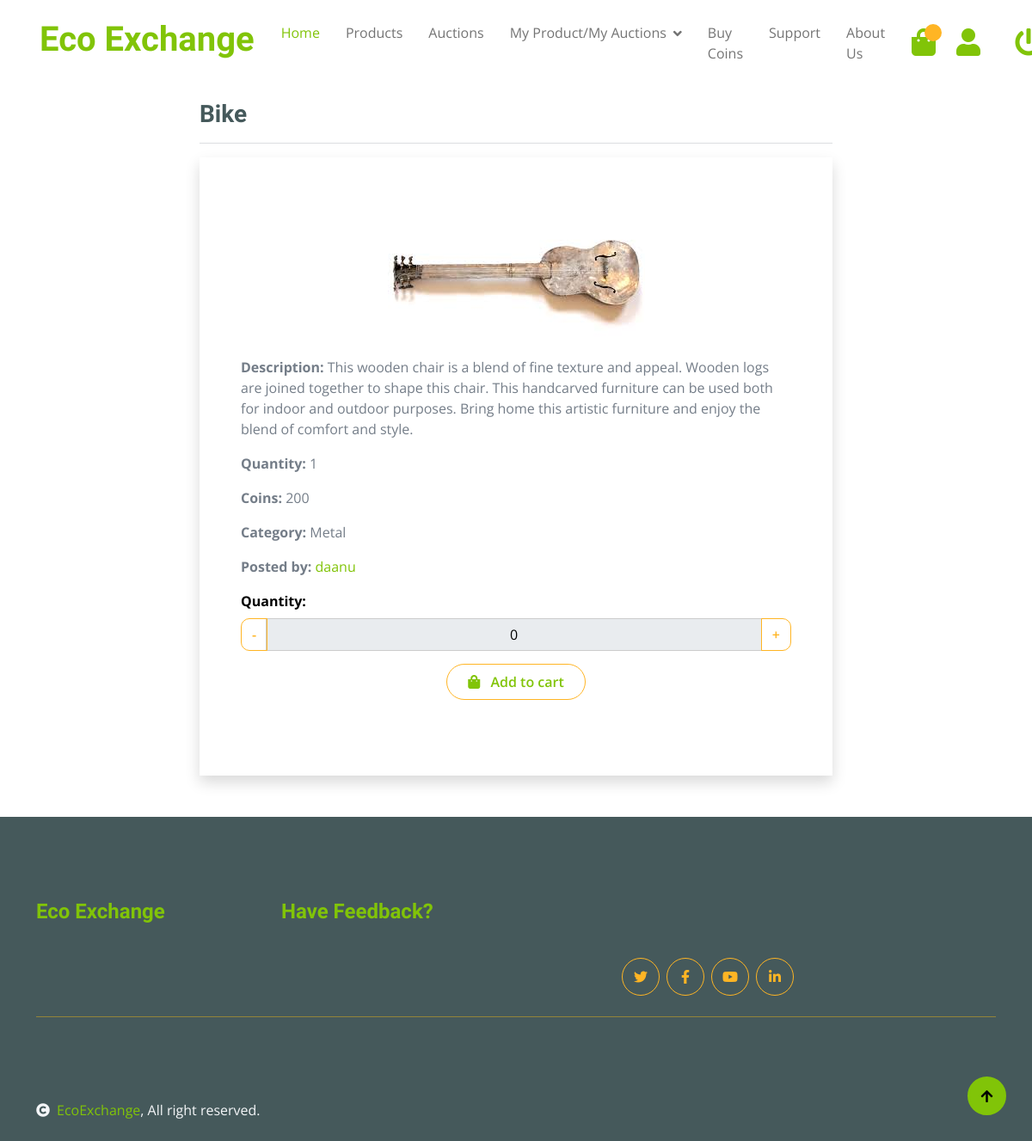
Before: /product/6 (signed in) with the older database file.
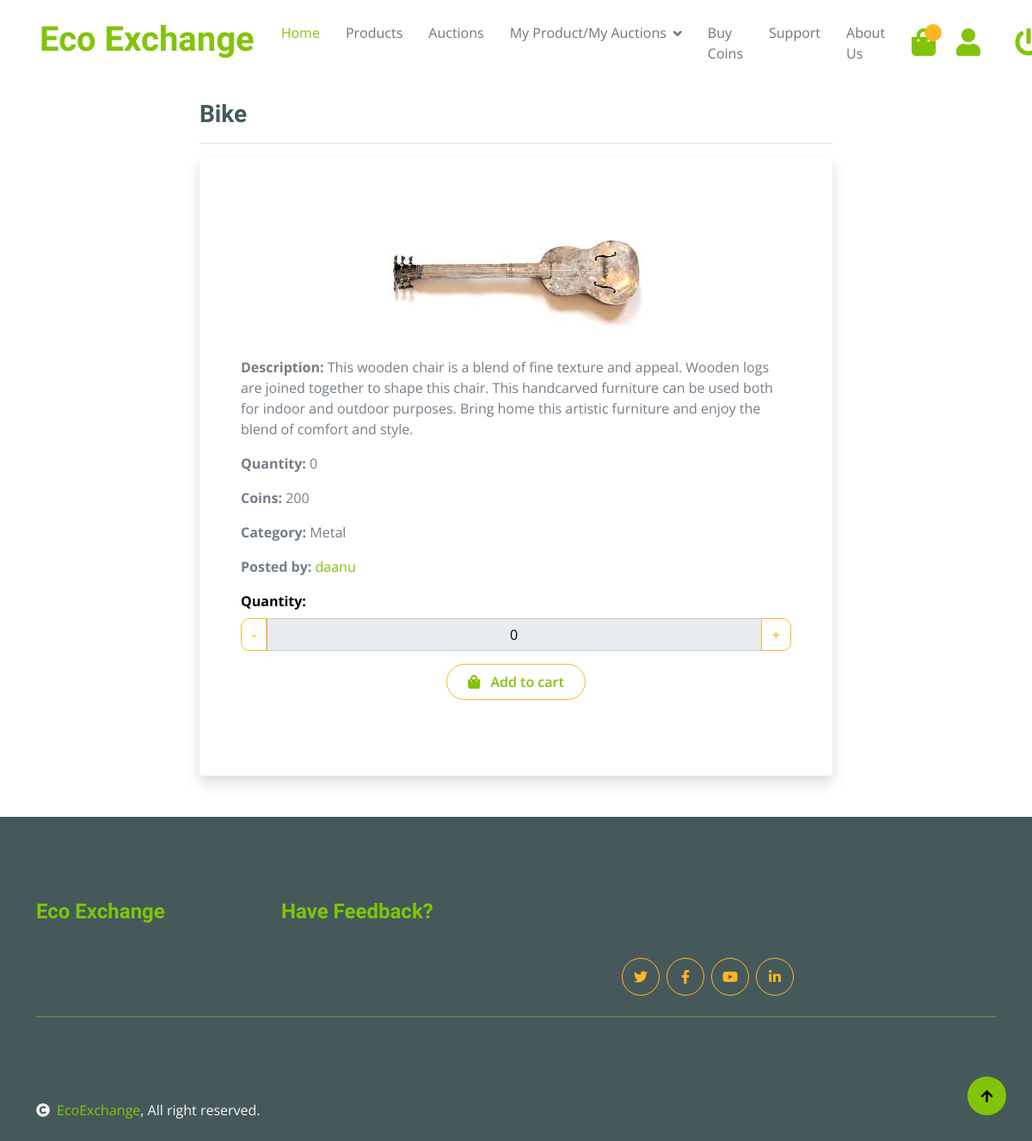
After: the same page with the newer database file.
### product/models.py (models this page shows, shortened)
class Product(models.Model):
    CATEGORY_CHOICES = [
        ('PAPER', 'Paper'),
        ('PLASTIC', 'Plastic'),
        ('GLASS', 'Glass'),
        ('METAL', 'Metal'),
        ('ELECTRONICS', 'Electronics'),
        ('ORGANIC', 'Organic'),
        ('TEXTILES', 'Textiles'),
        ('BATTERIES', 'Batteries'),
        ('WOOD', 'Wood'),
        ('RUBBER', 'Rubber'),
        ('MIXED_MATERIALS', 'Mixed Materials'),
    ]
    product_id = models.AutoField(primary_key=True)
    product_name = models.CharField(max_length=255)
    product_description = models.TextField()
    image = models.ImageField(upload_to='img/')
    quantity = models.IntegerField(validators=[MinValueValidator(1)])
    price = models.IntegerField(validators=[MinValueValidator(1)])
    category = models.CharField(max_length=50, choices=CATEGORY_CHOICES)
    user = models.ForeignKey(Member, on_delete=models.CASCADE)

### product/views.py (the view)
@login_required
@permission_required('product.view_product', raise_exception=True)
def product_detail(request, pk):
    try:
        member = Member.objects.get(username=request.user.username)
    except Member.DoesNotExist:
        member = None
    product = get_object_or_404(Product, pk=pk)
    cart_item = CartItem.objects.filter(user=member, product=product).first()
    cart_quantity = cart_item.quantity if cart_item else 0
    cookie_name = f'visited_products_{request.user.username}'
    visited_products = request.COOKIES.get(cookie_name, '')
    visited_products_list = visited_products.split(',') if visited_products else []
    if str(pk) not in visited_products_list:
        if len(visited_products_list) >= 5:
            visited_products_list.pop(0)
        visited_products_list.append(str(pk))
    new_visited_products = ','.join(visited_products_list)
    response = render(
        request,
        template_name='product/product_detail.html',
        context={'product': product, 'cart_quantity': cart_quantity}
    )
    response.set_cookie(cookie_name, new_visited_products)
    return response

### product/templates/product/product_detail.html (shortened to what this page needs)
{% extends 'product/base.html' %}
{% load static %}
{% block body %}
    <div class="container">
        <div class="row my-3">
            <div class="col-sm-8 offset-sm-2">
                <h3>{{ product.product_name }}</h3>
                <hr>
                <div class="shadow p-5" data-product-quantity="{{ product.quantity }}">
                    <div class="text-center">
                        <img src="{{ product.image.url }}" alt="{{ product.product_name }}" class="img-fluid mb-3">
                    </div>
                    <p><strong>Description:</strong> {{ product.product_description }}</p>
                    <p><strong>Quantity:</strong> {{ product.quantity }}</p>
                    <p><strong>Coins:</strong> {{ product.price }}</p>
                    <p><strong>Category:</strong> {{ product.get_category_display }}</p>
                    <p><strong>Posted by:</strong> <a href="{% url 'user_details:seller_desc' product.user.id %}" type="_blank">{{ product.user.username }}</a></p>
                    <div class="form-group">
                        <label for="quantity">Quantity:</label>
                        <div class="input-group">
                            <div class="input-group-prepend">
                                <button class="btn btn-outline-secondary" type="button" id="decrease">-</button>
                            </div>
                            <input type="text" id="quantity" name="quantity" class="form-control text-center" value={{ cart_quantity }} readonly>
                            <div class="input-group-append">
                                <button class="btn btn-outline-secondary" type="button" id="increase">+</button>
                            </div>
                        </div>
                    </div>
                    <p style='text-align: center'>
                        <button id="add-to-cart" class="btn border border-secondary rounded-pill px-4 py-2 mb-4 text-primary">
                            <i class="fa fa-shopping-bag me-2 text-primary"></i> Add to cart
                        </button>
                    </p>
                </div>
            </div>
        </div>
    </div>
{% endblock %}

Changed rows visible on the page:
changed Product "Bike": quantity "1" → "0"
